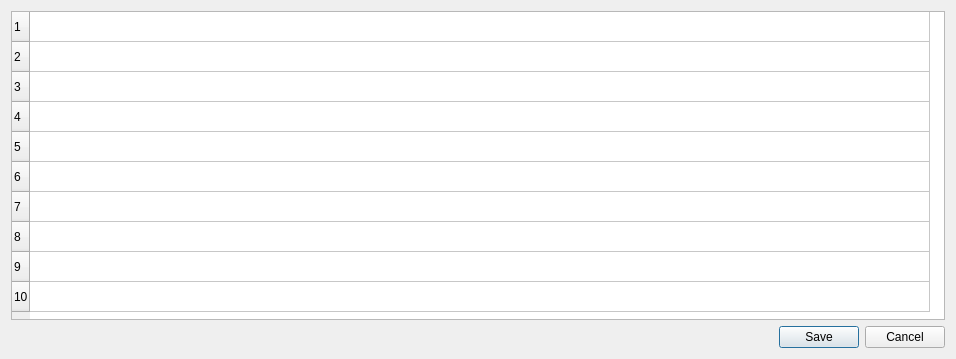
<?xml version="1.0" encoding="UTF-8"?>
<ui version="4.0">
 <class>Dialog</class>
 <widget class="QDialog" name="Dialog">
  <property name="geometry">
   <rect>
    <x>0</x>
    <y>0</y>
    <width>956</width>
    <height>359</height>
   </rect>
  </property>
  <property name="windowTitle">
   <string>Enter more movie titles</string>
  </property>
  <property name="windowIcon">
   <iconset>
    <normaloff>pypordb/8027068_splash.png</normaloff>pypordb/8027068_splash.png</iconset>
  </property>
  <layout class="QGridLayout" name="gridLayout">
   <item row="0" column="0">
    <layout class="QVBoxLayout" name="verticalLayout">
     <item>
      <widget class="QTableWidget" name="tableWidget">
       <property name="editTriggers">
        <set>QAbstractItemView::AnyKeyPressed|QAbstractItemView::DoubleClicked|QAbstractItemView::EditKeyPressed|QAbstractItemView::SelectedClicked</set>
       </property>
       <property name="rowCount">
        <number>10</number>
       </property>
       <attribute name="horizontalHeaderVisible">
        <bool>false</bool>
       </attribute>
       <attribute name="horizontalHeaderDefaultSectionSize">
        <number>900</number>
       </attribute>
       <attribute name="horizontalHeaderMinimumSectionSize">
        <number>26</number>
       </attribute>
       <attribute name="horizontalHeaderVisible">
        <bool>false</bool>
       </attribute>
       <attribute name="horizontalHeaderMinimumSectionSize">
        <number>26</number>
       </attribute>
       <attribute name="horizontalHeaderDefaultSectionSize">
        <number>900</number>
       </attribute>
       <row/>
       <row/>
       <row/>
       <row/>
       <row/>
       <row/>
       <row/>
       <row/>
       <row/>
       <row/>
       <column>
        <property name="text">
         <string>More movie titles</string>
        </property>
       </column>
      </widget>
     </item>
     <item>
      <layout class="QHBoxLayout" name="horizontalLayout">
       <item>
        <spacer name="horizontalSpacer">
         <property name="orientation">
          <enum>Qt::Horizontal</enum>
         </property>
         <property name="sizeHint" stdset="0">
          <size>
           <width>40</width>
           <height>20</height>
          </size>
         </property>
        </spacer>
       </item>
       <item>
        <widget class="QPushButton" name="pushButtonSpeichern">
         <property name="text">
          <string>Save</string>
         </property>
        </widget>
       </item>
       <item>
        <widget class="QPushButton" name="pushButtonAbbrechen">
         <property name="text">
          <string>Cancel</string>
         </property>
        </widget>
       </item>
      </layout>
     </item>
    </layout>
   </item>
  </layout>
 </widget>
 <resources/>
 <connections/>
</ui>
